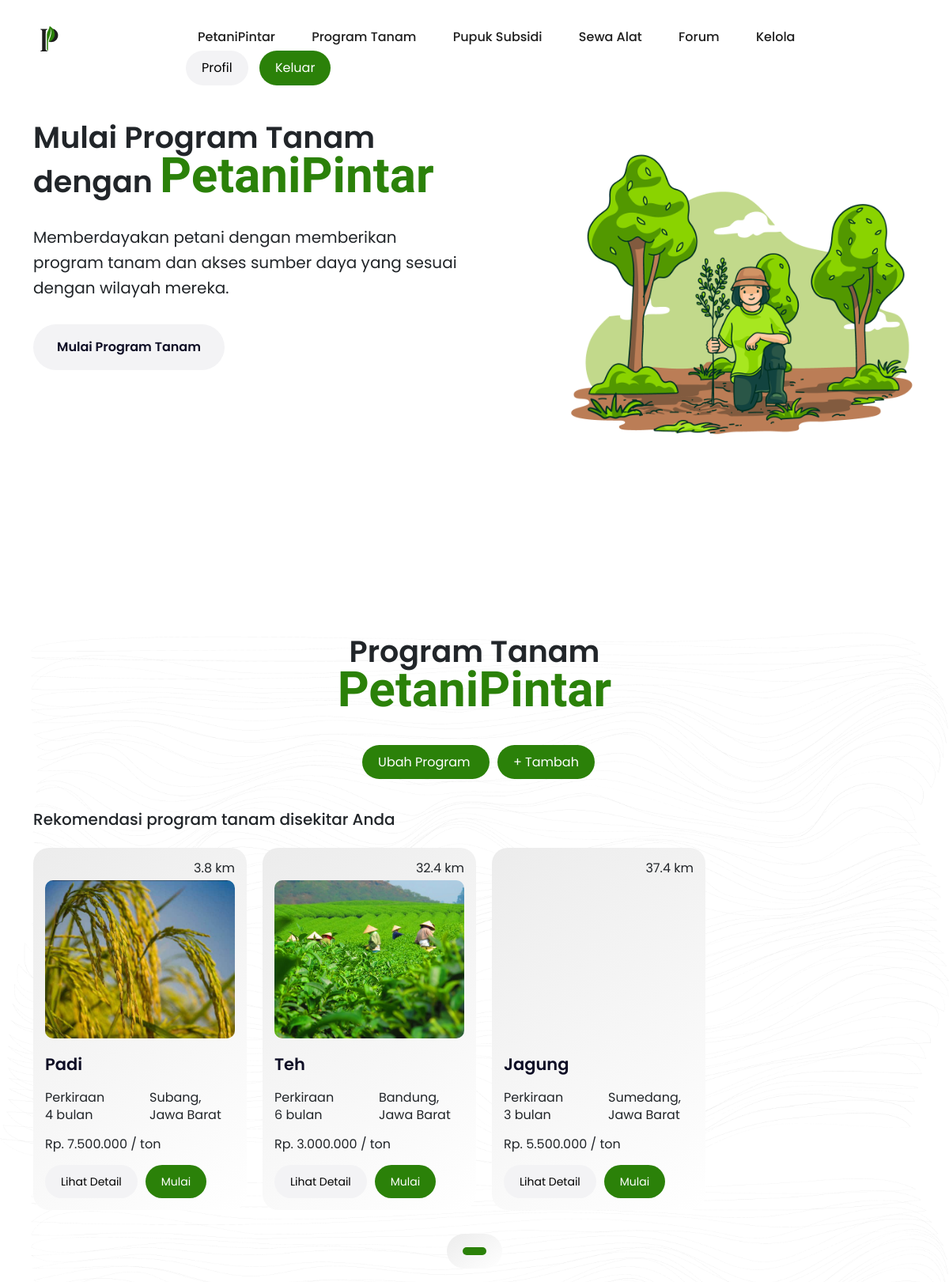
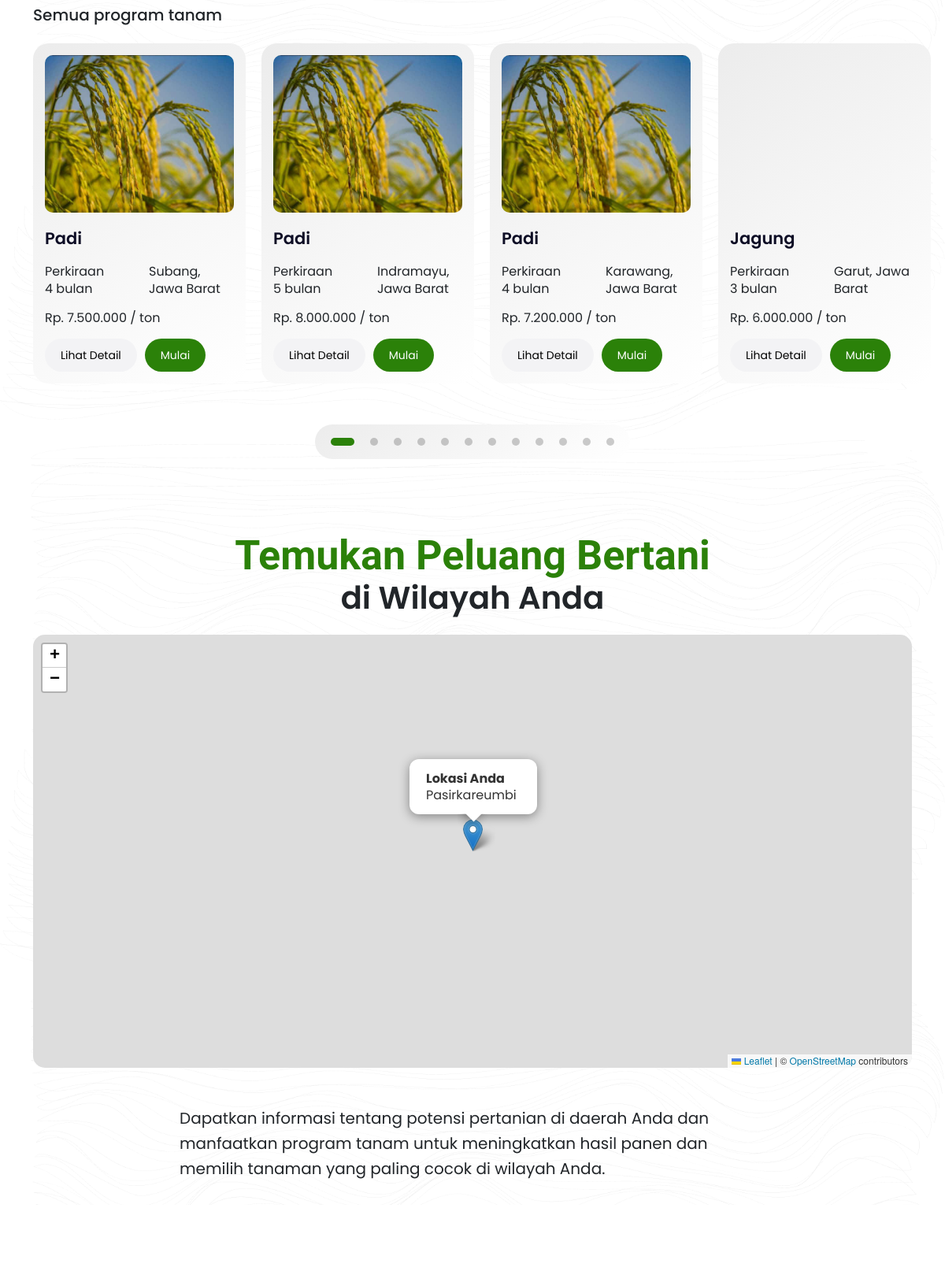
The app's page /program-tanam.php (signed in, upper part) with its own data (2 pictures, top to bottom).
### tables this page shows
CREATE TABLE program_tanam (
    id INT AUTO_INCREMENT PRIMARY KEY,
    nama VARCHAR(255) NOT NULL,
    waktu INT NOT NULL,
    daerah VARCHAR(255) NOT NULL,
    hasil DECIMAL(10, 2) NOT NULL,
    gambar VARCHAR(255),
    jumlah INT NOT NULL,
    deskripsi TEXT,
    latitude DECIMAL(9,6),
    longitude DECIMAL(9,6)
);

### program-tanam.php (the view, shortened to what the rows shown need)
<?php
include("php/config.php");
$userId = $_SESSION['id'];
$userSql = "SELECT latitude, longitude, alamat FROM users WHERE id = '$userId'";
$userResult = $con->query($userSql);
$userData = $userResult->fetch_assoc();
$userLatitude = $userData['latitude'];
$userLongitude = $userData['longitude'];
$userAlamat = $userData['alamat'];
$adaProgramDekat = false;
if (!empty($userAlamat)) {
    $sql = "SELECT *,
            (6371 * 2 * ASIN(SQRT(POWER(SIN((latitude * PI() / 180) - ($userLatitude * PI() / 180)) / 2, 2) + COS($userLatitude * PI() / 180) *
            COS(latitude * PI() / 180) * POWER(SIN((longitude * PI() / 180) - ($userLongitude * PI() / 180)) / 2, 2)))) AS distance
            FROM program_tanam
            HAVING distance < 50
            ORDER BY distance ASC
            LIMIT 5";
    $result = $con->query($sql);
    if ($result->num_rows > 0) {
        $adaProgramDekat = true;
    }
} else {
}
?>
<!DOCTYPE html>
<html>
<head>
    <link rel="stylesheet" href="css/swiper-bundle.min.css">
    <link rel="stylesheet" href="css/bootstrap.min.css">
    <link rel="stylesheet" href="style.css">
    <link rel="stylesheet" href="https://unicons.iconscout.com/release/v4.0.0/css/line.css">
    <link rel="stylesheet" href="https://unpkg.com/leaflet@1.9.3/dist/leaflet.css" />
</head>
<body class="body-fixed">
    <div id="viewport">
        <div id="js-scroll-content">
            <section class="main-banner" id="about">
                <div class="sec-wp">
                    <div class="container">
                        <div class="row">
                            <div class="col-lg-6">
                                <div class="banner-text">
                                    <h2 class="h2-title">Mulai Program Tanam dengan <span>PetaniPintar</span></h2>
                                </div>
                            </div>
                        </div>
                    </div>
                </div>
            </section>
            <div class="repeat-img" style="background-image: url(image/pattern1_background.png);">
                <div class="row">
                    <div class="col-lg-12">
                        <div class="sec-title text-center mb-5">
                            <h2 class="h2-title mb-0">Program Tanam</h2>
                            <h2 class="h2-title"><span>PetaniPintar</span></h2>
                        </div>
                    </div>
                </div>
                <?php
                if ($adaProgramDekat) {
                ?>
                    <section class="mb-4" id="program">
                        <div class="sec-wp">
                            <div class="container">
                                <div class="row katalog-tanam-slider">
                                    <div class="swiper-wrapper">
                                        <?php
                                        if ($result->num_rows > 0) {
                                            while ($row = $result->fetch_assoc()) {
                                                $jarak = $row['distance'];
                                                $jarakBulat = number_format($jarak, 1, '.', '');
                                                echo '<div class="col-lg-3 swiper-slide">
                                                <div class="katalog-box">
                                                <p class="p-katalog mb-1" style="text-align: right;">' . $jarakBulat . ' km</p>
                                                    <div style="background-image: url(image/tanaman/' . $row["gambar"] . ');" class="katalog-tanam-img back-img"></div>
                                                    <div class="row">
                                                        <div class="col-lg-12">
                                                            <h3 onclick="window.location.href=\'detail-program-tanam.php?id=' . $row["id"] . '\'" class="h3-title">' . $row["nama"] . '</h3>
                                                        </div>
                                                    </div>
                                                    <div class="row">
                                                        <div class="col-lg-6">
                                                            <p class="p-katalog">Perkiraan<br>' . $row["waktu"] . ' bulan</p>
                                                        </div>
                                                        <div class="col-lg-6">
                                                            <p class="p-katalog">' . $row["daerah"] . '</p>
                                                        </div>
                                                        <p class="p-katalog">Rp. ' . number_format($row["hasil"], 0, ',', '.') . ' / ton</p>
                                                    </div>
                                                    <div>
                                                        <ul>
                                                            <li>
                                                                <button onclick="window.location.href=\'detail-program-tanam.php?id=' . $row["id"] . '\'" class="signin">Lihat Detail</button>';
                                                $sql_user_program = "SELECT * FROM user_program_tanam WHERE id_user = " . $_SESSION['id'] . " AND id_program_tanam = " . $row["id"];
                                                $result_user_program = $con->query($sql_user_program);
                                                if ($result_user_program->num_rows > 0) {
                                                    echo '<button onclick="window.location.href=\'kirim-hasil-panen.php.php?id=' . $row["id"] . '\'" class="signup">Kirim</button>';
                                                } else {
                                                    echo '<button onclick="window.location.href=\'mulai-program-tanam.php?id=' . $row["id"] . '\'" class="signup">Mulai</button>';
                                                }
                                                echo                    '</li>
                                                        </ul>
                                                    </div>
                                                </div>
                                            </div>';
                                            }
                                        } else {
                                            echo "Tidak ada program tanam yang tersedia saat ini.";
                                        }
                                        ?>
                                    </div>
                                </div>
                            </div>
                        </div>
                    </section>
                <?php
                }
                ?>
                <section class="default-banner" id="program">
                    <div class="sec-wp">
                        <div class="container">
                            <div class="row katalog-tanam-slider">
                                <div class="swiper-wrapper">
                                    <?php
                                    include("php/config.php");
                                    $sql = "SELECT * FROM program_tanam";
                                    $result = $con->query($sql);
                                    if ($result->num_rows > 0) {
                                        while ($row = $result->fetch_assoc()) {
                                            $sql_user_program = "SELECT * FROM user_program_tanam WHERE id_user = " . $_SESSION['id'] . " AND id_program_tanam = " . $row["id"];
                                            $result_user_program = $con->query($sql_user_program);
                                            echo '<div class="col-lg-3 swiper-slide">
                                            <div class="katalog-box">
                                                <div style="background-image: url(image/tanaman/' . $row["gambar"] . ');" class="katalog-tanam-img back-img"></div>
                                                <h3 onclick="window.location.href=\'detail-program-tanam.php?id=' . $row["id"] . '\'" class="h3-title">' . $row["nama"] . '</h3>
                                                <div class="row">
                                                    <div class="col-lg-6">
                                                        <p class="p-katalog">Perkiraan<br>' . $row["waktu"] . ' bulan</p>
                                                    </div>
                                                    <div class="col-lg-6">
                                                        <p class="p-katalog">' . $row["daerah"] . '</p>
                                                    </div>
                                                    <p class="p-katalog">Rp. ' . number_format($row["hasil"], 0, ',', '.') . ' / ton</p>
                                                </div>
                                                <div>
                                                    <ul>
                                                        <li>
                                                            <button onclick="window.location.href=\'detail-program-tanam.php?id=' . $row["id"] . '\'" class="signin">Lihat Detail</button>';
                                            if ($result_user_program->num_rows > 0) {
                                                echo '<button onclick="window.location.href=\'kirim-hasil-panen.php.php?id=' . $row["id"] . '\'" class="signup">Kirim</button>';
                                            } else {
                                                echo '<button onclick="window.location.href=\'mulai-program-tanam.php?id=' . $row["id"] . '\'" class="signup">Mulai</button>';
                                            }
                                            echo '</li>
                                                    </ul>
                                                </div>
                                            </div>
                                        </div>';
                                        }
                                    } else {
                                        echo "Tidak ada program tanam yang tersedia saat ini.";
                                    }
                                    ?>
                                </div>
                            </div>
                        </div>
                    </div>
                </section>
            </div>
        </div>
    </div>
</body>
</html>

### records on screen
program_tanam: jarakBulat "3.8", gambar (picture), nama "Padi", waktu "4", daerah "Subang, Jawa Barat", hasil "7.500.000"
program_tanam: jarakBulat "32.4", gambar (picture), nama "Teh", waktu "6", daerah "Bandung, Jawa Barat", hasil "3.000.000"
program_tanam: jarakBulat "37.4", nama "Jagung", waktu "3", daerah "Sumedang, Jawa Barat", hasil "5.500.000"
program_tanam: gambar (picture), nama "Padi", waktu "5", daerah "Indramayu, Jawa Barat", hasil "8.000.000"
program_tanam: gambar (picture), nama "Padi", waktu "4", daerah "Karawang, Jawa Barat", hasil "7.200.000"
program_tanam: nama "Jagung", waktu "3", daerah "Garut, Jawa Barat", hasil "6.000.000"
